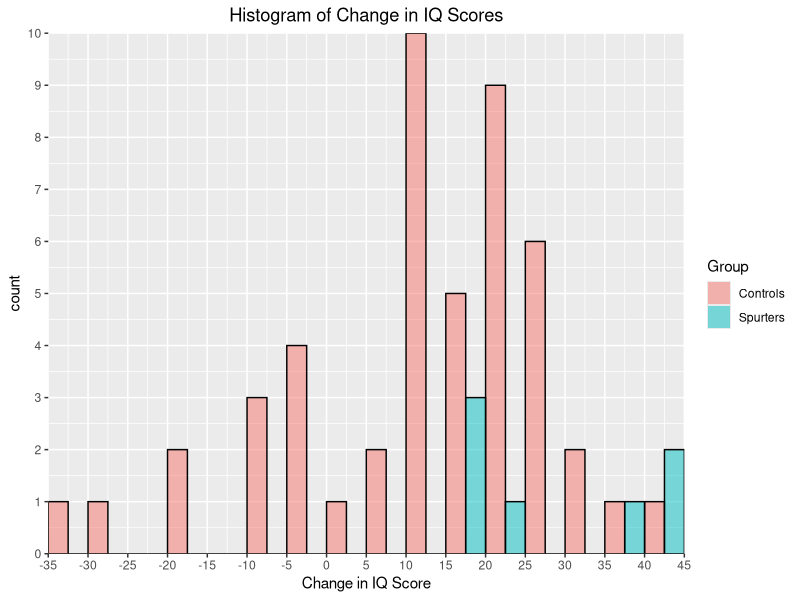
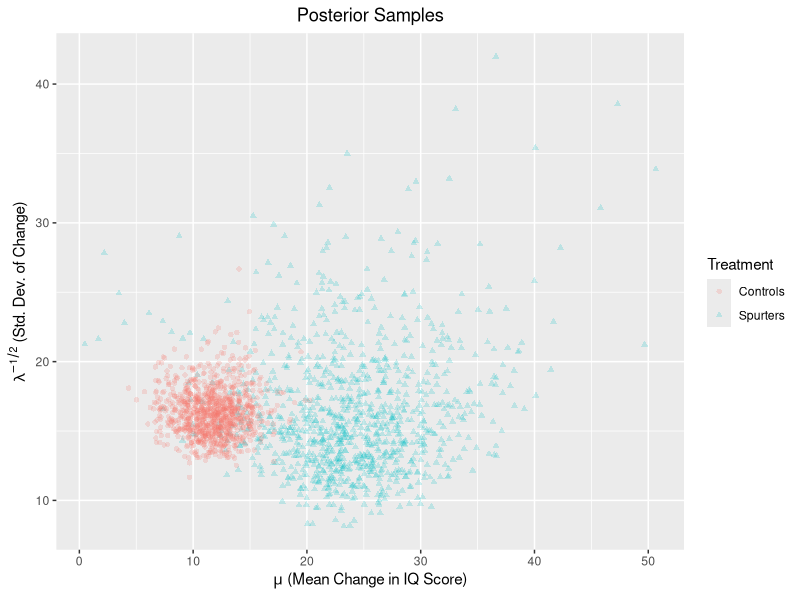
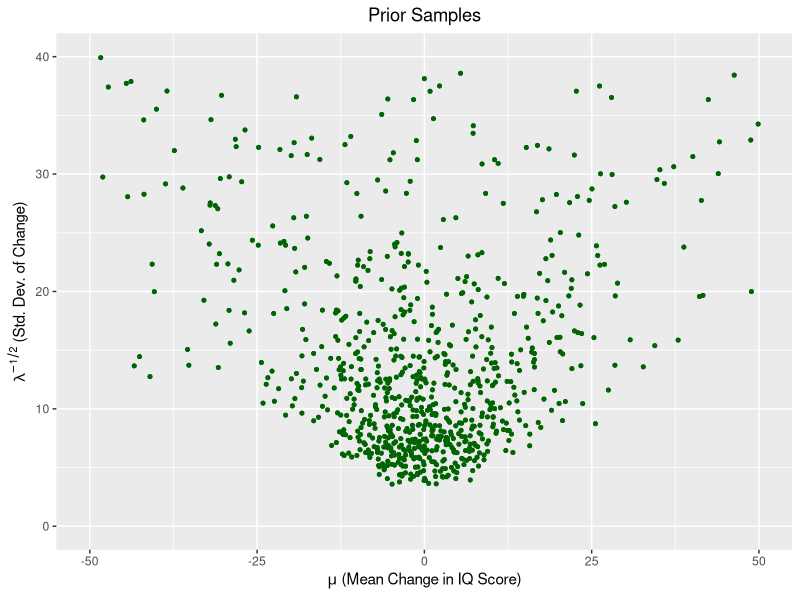

R code for these plots, in order:
## don't use data in package, use data on lab assignment #
library(plyr)
library(ggplot2)
library(dplyr)
library(xtable)
library(reshape)
set.seed(123)
# input data
# spurters
x = c(18, 40, 15, 17, 20, 44, 38)
# control group
y = c(-4, 0, -19, 24, 19, 10, 5, 10,
      29, 13, -9, -8, 20, -1, 12, 21,
      -7, 14, 13, 20, 11, 16, 15, 27,
      23, 36, -33, 34, 13, 11, -19, 21,
      6, 25, 30,22, -28, 15, 26, -1, -2,
      43, 23, 22, 25, 16, 10, 29)
# store data in data frame 
iqData = data.frame(Treatment = c(rep("Spurters", length(x)), 
                                  rep("Controls", length(y))),
                    Gain = c(x, y))
xLimits = seq(min(iqData$Gain) - (min(iqData$Gain) %% 5),
              max(iqData$Gain) + (max(iqData$Gain) %% 5),
              by = 5)

ggplot(data = iqData, aes(x = Gain, fill = Treatment, colour = I("black"))) + 
  geom_histogram(position = "dodge", alpha = 0.5, breaks = xLimits, closed = "left")+
  scale_x_continuous(breaks = xLimits, 
                     expand = c(0,0))+ 
  scale_y_continuous(expand = c(0,0), 
                     breaks = seq(0, 10, by = 1))+
  ggtitle("Histogram of Change in IQ Scores") + labs(x = "Change in IQ Score", 
                                                     fill = "Group") + 
  theme(plot.title = element_text(hjust = 0.5))  


#### The change in IQ score for the control group spans -35 to 45, while the change 
#### in IQ score spans 17.5 - 45 for spurters. So, we see positive, 0, and negative
#### changes in IQ score in the control group, while we only observe increases
#### in IQ score for the spurters group.


prior = data.frame(m = 0, c = 1, a = 0.5, b = 50)
findParam = function(prior, data){
  postParam = NULL
  c = prior$c
  m = prior$m
  a = prior$a
  b = prior$b
  n = length(data)
  postParam = data.frame(m = (c*m + n*mean(data))/(c + n), 
                         c = c + n, 
                         a = a + n/2, 
                         b =  b + 0.5*(sum((data - mean(data))^2)) + 
                           (n*c *(mean(data)- m)^2)/(2*(c+n)))
  return(postParam)
}
postS = findParam(prior, x)
postC = findParam(prior, y)


xtable(rbind(prior = prior,
             `Spurters Posterior` = postS,
             `Controls Posterior` = postC), 
       caption = "Parameters")
# sampling from two posteriors 

# Number of posterior simulations
sim = 1000

# initialize vectors to store samples
mus = NULL
lambdas = NULL
muc = NULL
lambdac = NULL

# Following formula from the NormalGamma with 
# the update paramaters accounted accounted for below 

lambdas = rgamma(sim, shape = postS$a, rate = postS$b)
lambdac = rgamma(sim, shape = postC$a, rate = postC$b)


mus = sapply(sqrt(1/(postS$c*lambdas)),rnorm, n = 1, mean = postS$m)
muc = sapply(sqrt(1/(postC$c*lambdac)),rnorm, n = 1, mean = postC$m)

# Store simulations
simDF = data.frame(lambda = c(lambdas, lambdac),
                   mu = c(mus, muc),
                   Treatment = rep(c("Spurters", "Controls"),
                                   each = sim))

simDF$lambda = simDF$lambda^{-0.5}

# Plot the simulations
ggplot(data = simDF, aes(x = mu, y = lambda, colour = Treatment, shape = Treatment)) +
  geom_point(alpha = 0.2) + 
  labs(x = expression(paste(mu, " (Mean Change in IQ Score)")),
       y = expression(paste(lambda^{-1/2}, " (Std. Dev. of Change)")))  + 
  ggtitle("Posterior Samples")+ 
  theme(plot.title = element_text(hjust = 0.5))


# task 4

#mean(spurters.postParams.s['mu',] > controls.postParams.s['mu',])
mean(mus>muc) # check if this is right

#### The posterior probability that the mean change in IQ score is greater in 
#### the spurters group versus the control group is 0.976, meaning that there is
#### a 97.6% chance that the mean change in IQ score is greater in 
#### the spurters group versus the control group
#####CHECK THIS!

# task 5

# Number of posterior simulations
sim = 1000

# initialize vectors to store samples
mus_prior = NULL
lambdas_prior = NULL

# Following formula from the NormalGamma with 
# the update paramaters accounted accounted for below 

lambdas_prior = rgamma(sim, shape = prior$a, rate = prior$b)


mus_prior = sapply(sqrt(1/(prior$c*lambdas_prior)),rnorm, n = 1, mean = prior$m)

# Store simulations
simDF_prior = data.frame(lambda = c(lambdas_prior),
                   mu = c(mus_prior),
                   Treatment = rep(c("Spurters", "Controls"),
                                   each = sim))

simDF_prior$lambda = simDF_prior$lambda^{-0.5}


ggplot(data = simDF_prior, aes(x = mu, y = lambda)) +
  geom_point(color = "darkgreen", alpha = 1, size = 1) + 
  labs(x = expression(paste(mu, " (Mean Change in IQ Score)")),
       y = expression(paste(lambda^{-1/2}, " (Std. Dev. of Change)")))  + 
  ggtitle("Prior Samples")+ 
  theme(plot.title = element_text(hjust = 0.5))+
  xlim(-50, 50) +
  ylim(0, 40)
#### Based on the samples drawn form the scatterplot, we observe that the choice
#### of prior conforms with our prior beliefs. We expect there to be no change
#### in IQ score (i.e., mean is 0) based on oru prior beliefs because we do not 
#### have any expert information suggesting a change in IQ score. Therefore, we
#### expect most points ot be clustered near $\mu = 0$, and we expect greater 
#### standard devistions of change with greater mean changes in IQ score since
#### we are likely to observe more variability with more pronounced mean IQ 
#### score changes.
